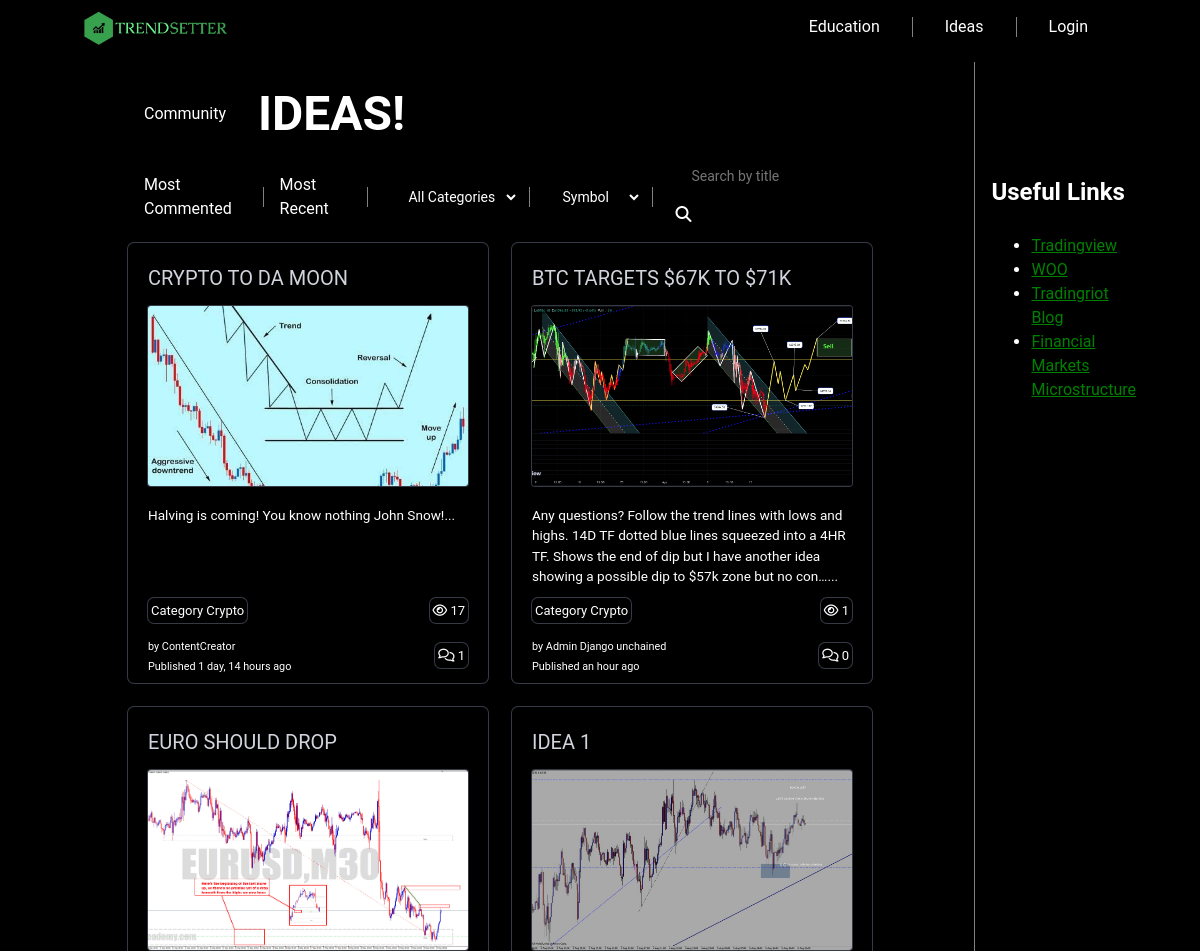
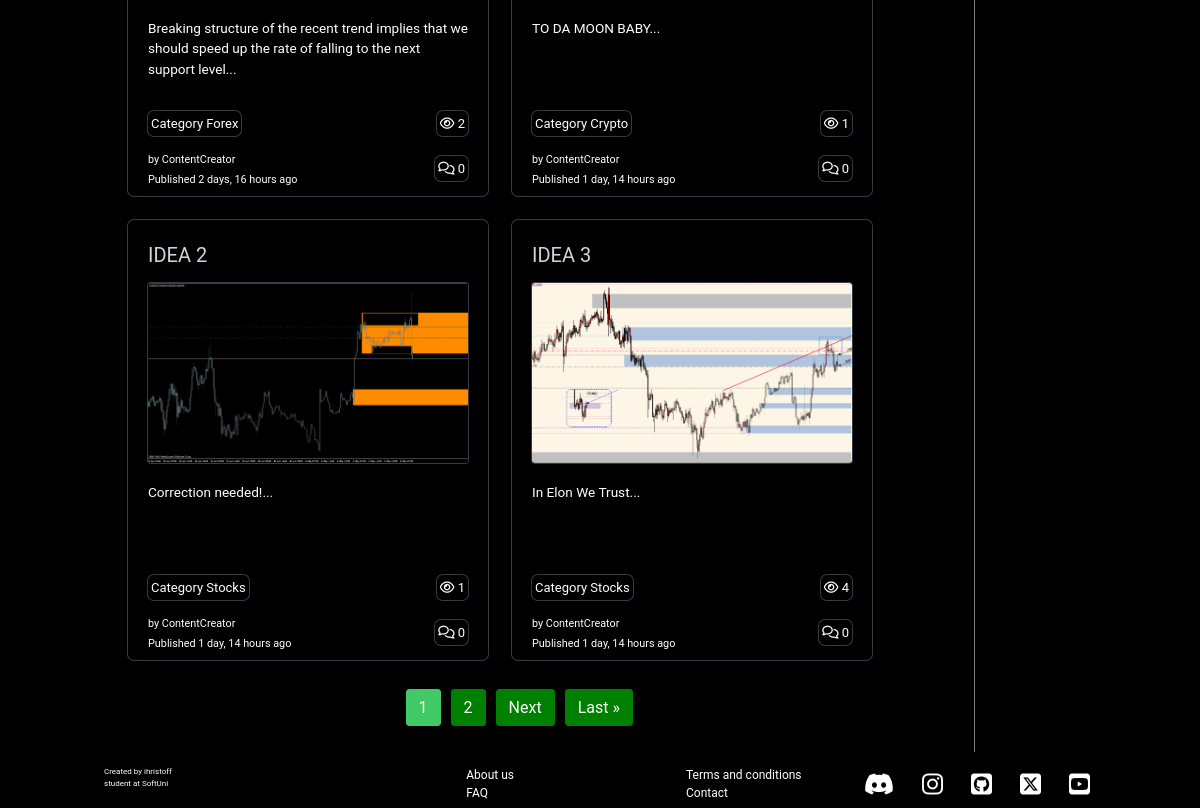
Screenshot of /trade_ideas/ideas/?filter=most_commented with the database file from the repository (2 pictures, top to bottom).
### TrendSetter/trade_ideas/models.py (models this page shows, shortened)
class TradeIdea(models.Model):
    MAX_MARKET_LENGTH = 15
    TIMEFRAME_CHOICES = [
        ('15M', '15M'),
        ('30M', '30M'),
        ('1H', '1H'),
        ('4H', '4H'),
        ('1D', '1D'),
        ('1W', '1W'),
        ('1M', '1M'),
    ]
    SYMBOL_CHOICES = [
        ('FX:EURUSD', 'EURUSD'),
        ('FX:GBPUSD', 'GBPUSD'),
        ('FX:USDCHF', 'USDCHF'),
        ('FX:USDJPY', 'USDJPY'),
        ('FX:EURJPY', 'EURJPY'),
        ('FX:AUDUSD', 'AUDUSD'),
        ('COINBASE:BTCUSD', 'BTCUSD'),
        ('COINBASE:ETHUSD', 'ETHUSD'),
        ('AMEX:SPY', 'SPY'),
        ('NASDAQ:NDX', 'NASDAQ'),
        ('NASDAQ:AAPL', 'AAPL'),
        ('NASDAQ:TSLA', 'TSLA'),
        ('NASDAQ:NVDA', 'NVDA'),
        ('NASDAQ:AMZN', 'AMZN'),
        ('SAXO:XAUUSD', 'GOLD'),
        ('SAXO:XAGUSD', 'SILVER'),
        ('Other', 'Other'),
    ]
    CATEGORY_CHOICES = [
        ('Forex', 'Forex'),
        ('Crypto', 'Crypto'),
        ('Indicies', 'Indicies'),
        ('Stocks', 'Stocks'),
        ('Commodites', 'Commodities'),
        ('Other', 'Other'),
    ]
    user = models.ForeignKey(UserModel, on_delete=models.SET_NULL, related_name='trade_ideas', null=True,
                             blank=True)
    title = models.CharField(
        max_length=25,
        null=False,
        blank=False,
    )
    idea_image = models.ImageField(
        upload_to='ideas_images/',
        validators=(image_size_validator,),
        null=False,
        blank=False,
    )
    description = models.TextField()
    symbol = models.CharField(
        max_length=MAX_MARKET_LENGTH,
        choices=SYMBOL_CHOICES,
        null=False,
        blank=False,
    )
    timeframe = models.CharField(max_length=20, choices=TIMEFRAME_CHOICES)
    category = models.CharField(max_length=20, choices=CATEGORY_CHOICES, default='Forex')
    created_at = models.DateTimeField(
        auto_now_add=True,
    )
    updated_at = models.DateTimeField(
        auto_now=True,
    )
    views = models.PositiveIntegerField(default=0)
    author_name = models.CharField(max_length=50, null=True, blank=True)

### TrendSetter/accounts/models.py (models this page shows, shortened)
class Profile(models.Model):
    BEGINNER = 'beginner'
    INTERMEDIATE = 'intermediate'
    ADVANCED = 'advanced'
    EXPERT = 'Expert'
    EXPERIENCE_CHOICES = [
        (BEGINNER, 'Beginner'),
        (INTERMEDIATE, 'Intermediate'),
        (ADVANCED, 'Advanced'),
        (EXPERT, 'Expert'),
    ]
    user = models.OneToOneField(
        TrendSetterUser,
        on_delete=models.CASCADE,
        primary_key=True,
    )
    profile_image = models.ImageField(
        upload_to='profile_images/',
        validators=(image_size_validator,),
        null=True,
        blank=True,
    )
    username = models.CharField(max_length=25, unique=True, null=True, blank=True)
    send_mail_for_new_article=models.BooleanField(default=False)
    show_email = models.BooleanField(default=True)
    bio = models.CharField(max_length=500, null=True, blank=True)
    date_of_birth = models.DateField(null=True, blank=True)
    age = models.PositiveIntegerField(
        null=True,
        blank=True,
    )
    location = models.CharField(max_length=50, null=True, blank=True)
    trading_experience = models.CharField(
        max_length=12,
        choices=EXPERIENCE_CHOICES,
        default=BEGINNER,
    )

### TrendSetter/trade_ideas/views.py (the view, shortened to what this page needs)
# urls.py: path('ideas/', TradeIdeasDashboardView.as_view(), name='trade ideas dashboard'),
class TradeIdeasDashboardView(views.ListView):
    queryset = TradeIdea.objects.all()
    template_name = 'trade_ideas/trade_ideas_dashboard.html'
    context_object_name = 'ideas'
    ordering = ['-created_at']  # Display articles in descending order of creation date
    paginate_by =6
    def get_queryset(self):
        return TradeIdea.objects.all().order_by('-created_at').annotate(num_comments=Count('comment'), )
    def get_context_data(self, **kwargs):
        context = super().get_context_data(**kwargs)
        search_query = self.request.GET.get('q')
        filter_type = self.request.GET.get('filter')
        category = self.request.GET.get('category')
        symbol = self.request.GET.get('symbol')
        queryset = self.get_queryset()
        if filter_type == 'most_viewed':
            queryset = self.get_most_viewed(queryset)
        elif filter_type == 'most_commented':
            queryset = self.get_most_commented(queryset)
        elif filter_type == 'most_recent':
            queryset = queryset.order_by('-created_at')
        if category:
            queryset = queryset.filter(category=category)
        elif symbol:
            queryset = queryset.filter(symbol=symbol)
        elif search_query:
            queryset = queryset.filter(title__icontains=search_query)
        context['filter_type'] = filter_type
        context['category'] = category
        context['categories'] = TradeIdea.CATEGORY_CHOICES
        context['symbols'] = TradeIdea.SYMBOL_CHOICES # Dynamic categories
        paginator = Paginator(queryset, self.paginate_by)
        page = self.request.GET.get('page')
        context['ideas'] = paginator.get_page(page)
        return context
    def get_most_commented(self, queryset):
        return queryset.annotate(num_comments=Count('comment')).order_by('-num_comments')

### TrendSetter/accounts/templatetags/custom_filters.py (called while the page is built)
@register.filter(name='sanitize')
def sanitize(value):
    cleaned_value = strip_tags(value)
    return mark_safe(cleaned_value)

### templates/trade_ideas/trade_ideas_dashboard.html (shortened to what this page needs)
{% extends "base.html" %}
{% load static %}
{% load humanize %}
{% load custom_filters %}
{% block content %}
<div class="idea-container">
    <div class="main">
        <div class="page-info">
            <p>Community </p>
            <h1>IDEAS!</h1>
        </div>
        <div class="filter-container">
            <a href="?filter=most_commented" class="nav-link">Most Commented</a>
            <a href="?filter=most_recent" class="nav-link">Most Recent</a>
            <div class="search">
                <form method="get" action="{% url 'trade ideas dashboard' %}" class="filter-form">
                    <select name="category" class="filter-select">
                        <option value="">All Categories</option>
                    </select>
                    <select name="symbol" class="filter-select">
                        <option value="">Symbol</option>
                    </select>
                    <div class="title-search">
                        <input type="text" name="q" placeholder="Search by title" value="{{ request.GET.q }}"
                               class="filter-input">
                        <button type="submit" class="filter-button">
                            <i class="fa fa-search"></i>
                        </button>
                    </div>
                </form>
            </div>
        </div>
        <div class="all-cards">
            {% for idea in ideas %}
                <div class="card">
                    <a class="card-title" href="{% url 'details idea' idea.pk %}">{{ idea.title|upper }}</a>
                    <img class="card-img" src="{{ idea.idea_image.url }}" alt="{{ idea.title }}"/>
                    <p class="card-description">{{ idea.description|safe |truncatechars:200|sanitize }}...</p>
                    <div class="info-1">
                        <p class="card-item-icon">Category {{ idea.category }}</p>
                <p class="card-item-icon"><i class="fa-regular fa-eye"></i> {{ idea.views }}</p>
                    </div>
                    <div class="info-2">
                                <div class="card-info-left">
                                    {% if idea.user.profile.username %}
                                        <p class="card-item"><small class="card-item small">
                                            by {{ idea.user.profile.username }}</small></p>
                                    {% elif idea.user %}
                                        <p class="card-item"><small class="card-item small">
                                            by {{ idea.user }}</small></p>
                                    {% elif idea.author_name %}
                                        <p class="card-item"><small class="card-item small">
                                            by {{ idea.author_name }}</small></p>
                                    {% else %}
                                        <p class="card-item"><small class="card-item small"> by Editor</small></p>
                                    {% endif %}
                                    <p class="card-item"><small
                                            class="card-item small">Published {{ idea.created_at |naturaltime}}</small></p>
                                </div>
                                <p class="card-item-icon"><i
                                        class="fa-regular fa-comments"></i> {{ idea.num_comments }}</p>
                            </div>
                </div>
            {% endfor %}
        </div>
        <div class="pagination-container">
            <ul class="pagination">
                {% if ideas.paginator.num_pages > 1 %}
                    {% for i in ideas.paginator.page_range %}
                        {% if ideas.number == i %}
                            <li class="page-item active">
                                <span class="page-link">{{ i }}</span>
                            </li>
                        {% else %}
                            <li class="page-item">
                                <a href="?page={{ i }}" class="page-link">{{ i }}</a>
                            </li>
                        {% endif %}
                    {% endfor %}
                {% endif %}
                {% if ideas.has_next %}
                    <li class="page-item">
                        <a href="?page={{ ideas.next_page_number }}" class="page-link">Next</a>
                    </li>
                    <li class="page-item">
                        <a href="?page={{ ideas.paginator.num_pages }}" class="page-link">Last &raquo;</a>
                    </li>
                {% endif %}
            </ul>
        </div>
    </div>
    <div class="side-bar-left">
            <div class="side-bar-div">
                <h2>Useful Links</h2>
                <ul>
                    <li><a href="https://www.tradingview.com/">Tradingview </a></li>
                    <li><a href="https://x.woo.org/register?ref=RIOTRIOT">WOO</a></li>
                    <li><a href="https://tradingriot.com/blog">Tradingriot Blog</a></li>
                    <li><a href="https://www.youtube.com/channel/UCzNpiFiu-8b5mS3yOMhH5XA">Financial Markets
                        Microstructure</a></li>
                </ul>
            </div>
    </div>
</div>
{% endblock %}

### staticfiles/css/base.css (style rules this page uses)
body { font-family: Roboto, serif; display: flex; flex-direction: column; justify-content: center; height: 100%; position: relative; background-color: black; }
.main { display: flex; flex-direction: column; margin: 1rem 4rem; }
.nav-link { padding: 0.25rem 1rem; color: white; text-decoration: none; transition: box-shadow 0.2s ease-in-out; }

### staticfiles/css/home.css (style rules this page uses)
.main { background-size: cover; background-repeat: no-repeat; background-position: center; background-image: url(attr(data-bg-url)); }

### staticfiles/css/accounts.css (style rules this page uses)
a { font-size: 1rem; color: green; }

### staticfiles/css/dashboard-cards.css (style rules this page uses)
.page-info { color:white; display: flex; align-items: center; gap:2rem; margin-left: 1rem; }
.page-info h1 { font-size: 3rem; }
.all-cards { font-size: 13px; display: flex; flex-direction: row; flex-wrap: wrap; gap: 2vw; color: white }
.card { background-color: black; border-radius: 6px; box-shadow: 0 0 0 1px #363a45; display: flex; flex-direction: column; justify-content: space-between; width: 360px; height: 440px; overflow: hidden; padding: 20px; padding-bottom: 8px; color: white; }
.card-title { font-size: 1.25rem; text-decoration: none; color: #d1d4dc; }
.card-img { background-color: black; box-shadow: 0 0 0 1px #363a45; align-items: center; border-radius: 3px; box-sizing: border-box; display: block; height: 180px; width: 100%; object-fit: cover; margin-bottom: 6px; }
.card-description { width: 100%; height: 5rem; font-size: 0.85rem; }
.info-1, .info-2 { display: flex; flex-direction: row; padding: 0; justify-content: space-between; align-items: center; text-decoration: none; }
.card-item-icon { box-shadow: 0 0 0 1px #363a45; align-items: center; border-radius: 6px; padding: 3px; }
.filter-container { display: flex; align-items: center; }
.filter-form { display: flex; align-items: center; }
.filter-select, .filter-input { padding: 8px; margin-right: 10px; margin-left: 20px; border: none; background-color: transparent; font-size: 14px; color: white; }
.filter-select option { background-color: black; border: 1px solid white; }
.filter-button { background-color: transparent; color: white; border: none; border-radius: 5px; padding: 8px 12px; cursor: pointer; transition: background-color 0.3s ease; }
.search { padding: 0.5rem; }
.title-search { margin-left: 10px; }
.pagination-container { margin-top: 20px; display: flex; justify-content: center; }
.pagination { list-style: none; padding: 0; display: flex; gap: 10px; }
.pagination .page-item { display: inline-block; }
.pagination .page-link { padding: 8px 12px; background-color: green; color: white; border: 1px solid green; border-radius: 4px; text-decoration: none; cursor: pointer; transition: background-color 0.3s ease; }
.pagination .page-link:hover, .pagination .page-item.active .page-link { background-color: #40c964; border-color: #40c964; }

### staticfiles/css/article_details.css (style rules this page uses)
.idea-container { display: flex; flex-direction: row; justify-content: space-between; color: white; min-width:70vw; }
.side-bar-left { flex-basis: 30%; flex-direction: column; margin-top: 7rem; padding-left: 1rem; gap:3rem; }
.side-bar-div { margin-bottom: 3rem; display: flex; flex-direction: column; gap: 0.5rem; }

### rows the page displays
TradeIdea: title "CRYPTO TO DA MOON", idea_image (picture), description|sanitize "Halving is coming! You know nothing John Snow!", category "Crypto", views "17", user.profile.username "ContentCreator", created_at "1 day, 14 hours ago", num_comments "1"
TradeIdea: title "BTC TARGETS $67K TO $71K", idea_image (picture), description|sanitize "Any questions? Follow the trend lines with lows and highs. 14D TF dotted blue lines squeezed into a 4HR TF. Shows the end of dip but I have another idea showing a possible dip to $57k zone but no con…", category "Crypto", views "1", user.profile.username "Admin Django unchained", created_at "an hour ago", num_comments "0"
TradeIdea: title "EURO SHOULD DROP", idea_image (picture), description|sanitize "Breaking structure of the recent trend implies that we should speed up the rate of falling to the next support level", category "Forex", views "2", user.profile.username "ContentCreator", created_at "2 days, 16 hours ago", num_comments "0"
TradeIdea: title "IDEA 1", idea_image (picture), description|sanitize "TO DA MOON BABY", category "Crypto", views "1", user.profile.username "ContentCreator", created_at "1 day, 14 hours ago", num_comments "0"
TradeIdea: title "IDEA 2", idea_image (picture), description|sanitize "Correction needed!", category "Stocks", views "1", user.profile.username "ContentCreator", created_at "1 day, 14 hours ago", num_comments "0"
TradeIdea: title "IDEA 3", idea_image (picture), description|sanitize "In Elon We Trust", category "Stocks", views "4", user.profile.username "ContentCreator", created_at "1 day, 14 hours ago", num_comments "0"

### other values shown
{{ i }} "1"
{{ i }} "2"
